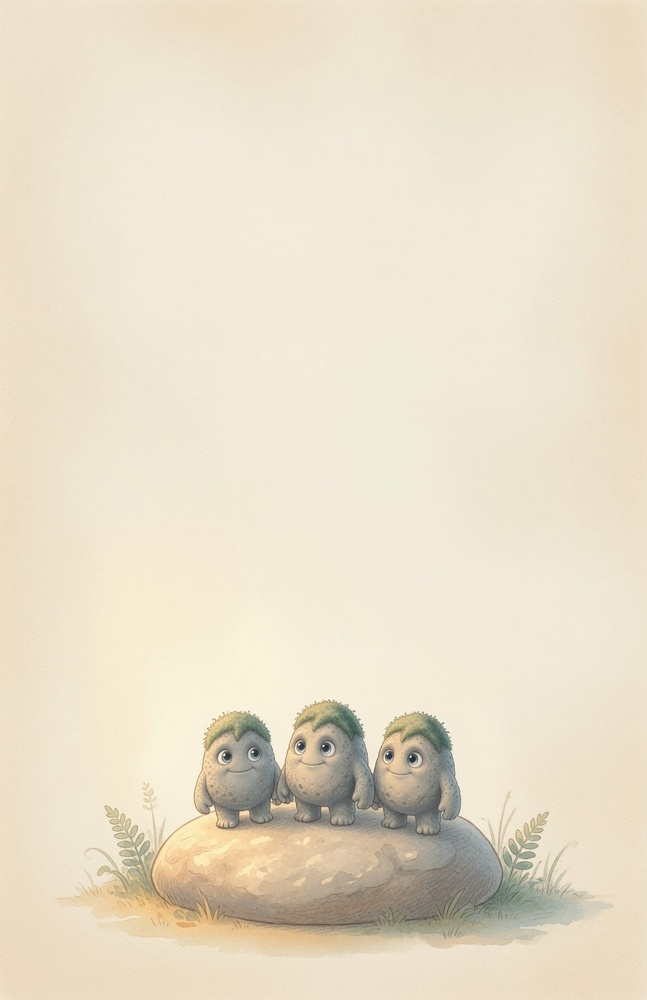
#> input picture images/dedication-grok-4d644bb0-0b15-4fa8-9b89-b78964cd7026.jpg, 647 x 1000 px, shrunk from 1650 x 2550 before the run
$ python translate_up.py 5 ../images/dedication-grok-4d644bb0-0b15-4fa8-9b89-b78964cd7026.jpg
#> lines starting #> are read from the running program, lines starting #| are printed output that depends on the picture
#!/usr/bin/env python3
"""Translate an image up by X pixels, filling the exposed bottom with its edge color.

Usage:
  python translate_up.py <pixels> <filename>
  python translate_up.py 40 ./images/page01.png

The source image is shifted upward by `pixels`, revealing a strip of that many
rows along the bottom. That strip is filled with the average color of the
original bottom row (most inputs are a single uniform color there). Various
input formats (jpg, png, tif, webp, bmp, etc.) are accepted; the result is
always written as a JPEG in the same directory with a "_tup" suffix
(e.g. page01.png -> page01_tup.jpg).
"""
import argparse
import os

from PIL import Image

DEFAULT_QUALITY = 92

IMAGE_EXTS = {".jpg", ".jpeg", ".png", ".tif", ".tiff", ".bmp", ".webp", ".gif"}


def average_bottom_color(im):
    """Return the integer-triplet mean color of the image's bottom row."""
    w, h = im.size
    bottom = im.crop((0, h - 1, w, h))
    if hasattr(bottom, "get_flattened_data"):
        pixels = list(bottom.get_flattened_data())
    else:  # Pillow < 12
        pixels = list(bottom.getdata())
    n = len(pixels)
    if n == 0:
        return (0, 0, 0)
    r = sum(p[0] for p in pixels) / n
    g = sum(p[1] for p in pixels) / n
    b = sum(p[2] for p in pixels) / n
    return (round(r), round(g), round(b))


def translate_up(src_path, pixels, quality):
    im = Image.open(src_path).convert("RGB")
    w, h = im.size

    if pixels <= 0:
        raise ValueError(f"pixels must be positive, got {pixels}")

    base = os.path.splitext(os.path.basename(src_path))[0]
    out_path = os.path.join(os.path.dirname(src_path), f"{base}_tup.jpg")

    if pixels >= h:
        fill = average_bottom_color(im)
        out = Image.new("RGB", (w, h), fill)
        out.save(out_path, "JPEG", quality=quality, optimize=True)
        return out_path, out.size

    fill = average_bottom_color(im)
    out = Image.new("RGB", (w, h), fill)
    top = im.crop((0, pixels, w, h))
    out.paste(top, (0, 0))
    out.save(out_path, "JPEG", quality=quality, optimize=True)
    return out_path, out.size


def main():
    parser = argparse.ArgumentParser(
        description="Translate an image up by X pixels, filling the bottom edge."
    )
    parser.add_argument("pixels", type=int, help="Number of pixels to shift up.")
    parser.add_argument("filename", help="Path to the source image.")
    parser.add_argument(
        "--quality",
        type=int,
        default=DEFAULT_QUALITY,
        help=f"JPEG quality (default {DEFAULT_QUALITY}).",
    )
    args = parser.parse_args()

    if not os.path.isfile(args.filename):
        parser.error(f"file not found: {args.filename}")

    ext = os.path.splitext(args.filename)[1].lower()
    if ext not in IMAGE_EXTS:
        parser.error(f"unsupported image type: {ext}")

    try:
        out_path, size = translate_up(args.filename, args.pixels, args.quality)
#> in translate_up, im is the input picture: PIL image 647x1000 RGB; mean R, G, B 232.1, 222, 201.8
#> in average_bottom_color, `pixels = list(bottom.getdata())`: pixels = 647 items, first 6: (240, 226, 200), (241, 227, 201), (242, 226, 201), (242, 226, 201), (242, 226, 201), (241, 225, 200)
#> in average_bottom_color, `n = len(pixels)`: n = 647
#> in average_bottom_color, `r = sum(p[0] for p in pixels) / n`: r = 237.4
#> in average_bottom_color, `g = sum(p[1] for p in pixels) / n`: g = 222.6
#> in average_bottom_color, `b = sum(p[2] for p in pixels) / n`: b = 198.8
#> in translate_up, `fill = average_bottom_color(im)`: fill = (237, 223, 199)
#> in translate_up, `out = Image.new("RGB", (w, h), fill)`:
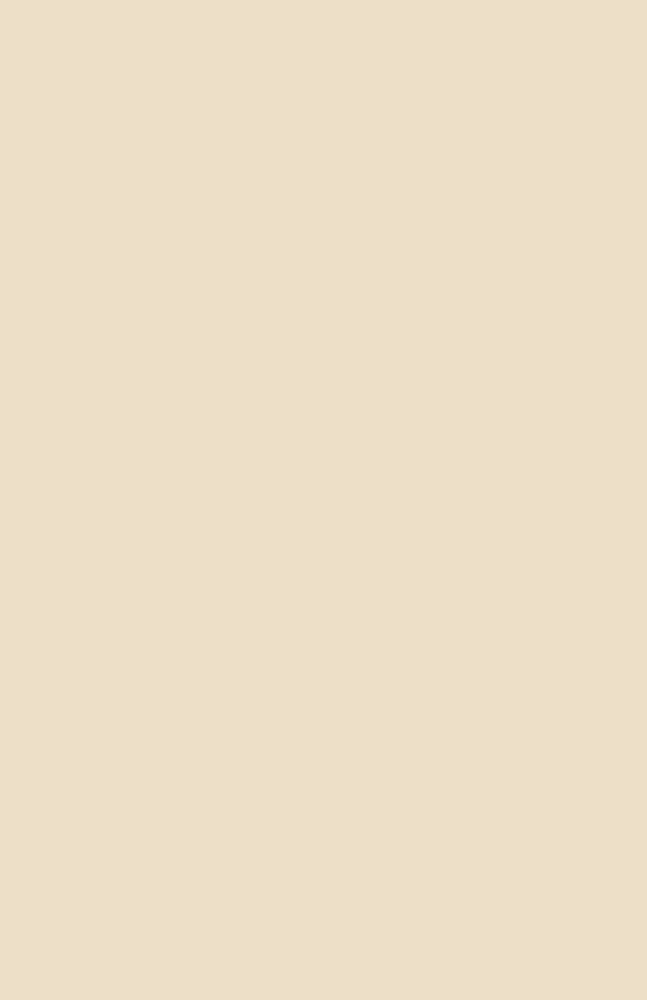
#> out: PIL image 647x1000 RGB; mean R, G, B 237, 223, 199
#> in translate_up, `out.paste(top, (0, 0))`:
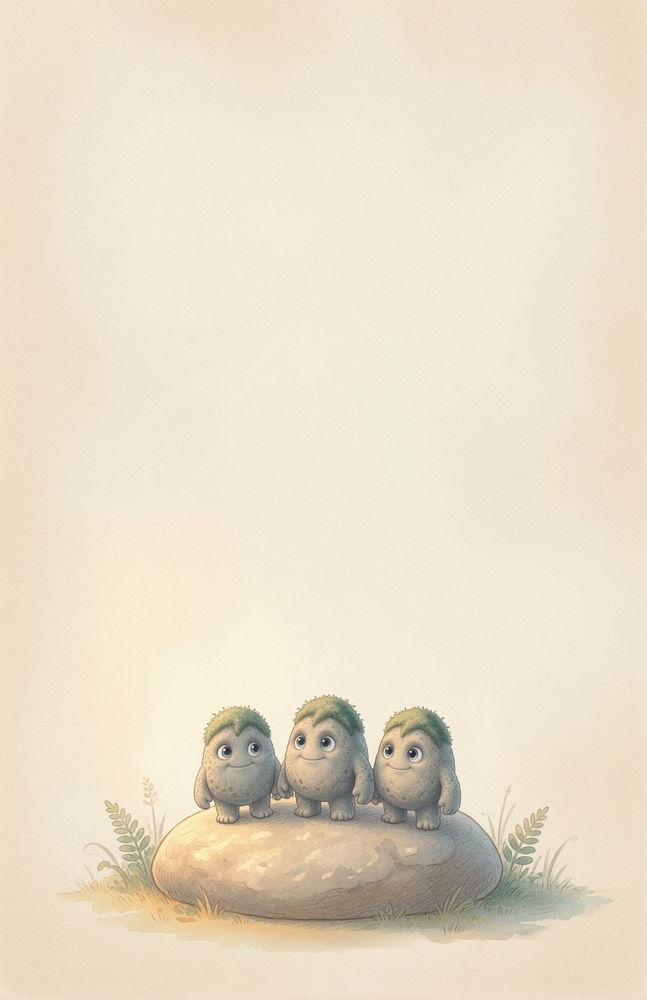
#> out: PIL image 647x1000 RGB; mean R, G, B 232.1, 222, 201.8
#> size = (647, 1000)
    except ValueError as e:
        parser.error(str(e))

    print(f"  wrote {out_path} ({size[0]}x{size[1]})")
#|   wrote ../images/dedication-grok-4d644bb0-0b15-4fa8-9b89-b78964cd7026_tup.jpg (647x1000)


if __name__ == "__main__":
    main()

$ run again, on images/page-11-grok-48e25567-dcf9-4d3c-bc0e-8ba593f47153.jpg
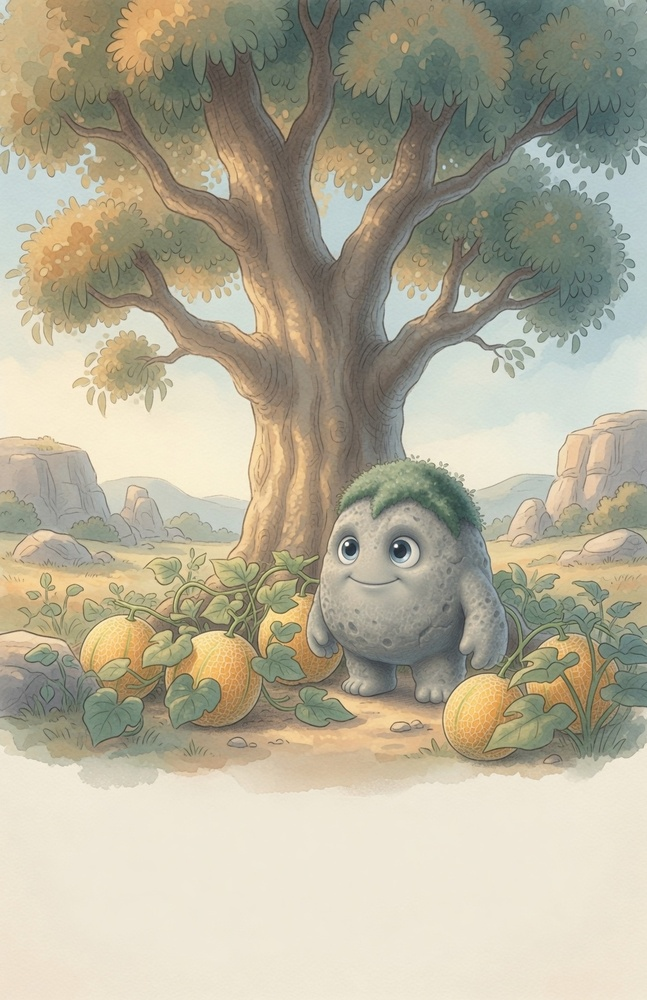
#> input picture images/page-11-grok-48e25567-dcf9-4d3c-bc0e-8ba593f47153.jpg, 647 x 1000 px, shrunk from 1650 x 2550 before the run
#> in translate_up, im is the input picture: PIL image 647x1000 RGB; mean R, G, B 179.5, 173.6, 152.5
#> pixels = 647 items, first 6: (239, 226, 207), (238, 225, 206), (238, 225, 206), (238, 225, 206), (239, 226, 207), (239, 226, 207)
#> n = 647
#> r = 239.9
#> g = 231.2
#> b = 212.9
#> fill = (240, 231, 213)
#> in translate_up, `top = im.crop((0, pixels, w, h))`:
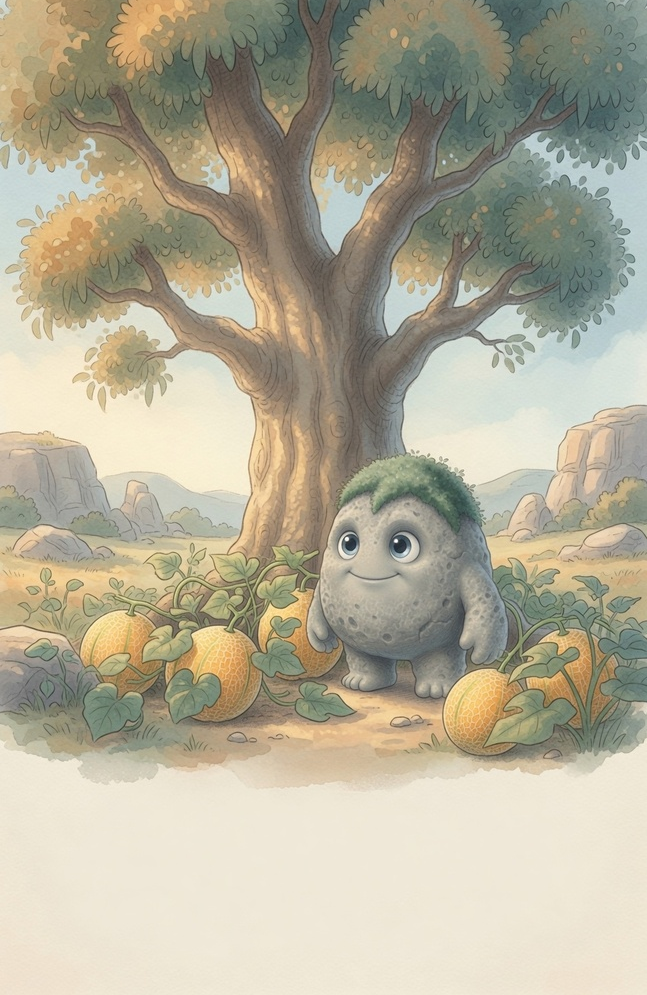
#> top: PIL image 647x995 RGB; mean R, G, B 179.7, 173.7, 152.7
#> in translate_up, `out.paste(top, (0, 0))`:
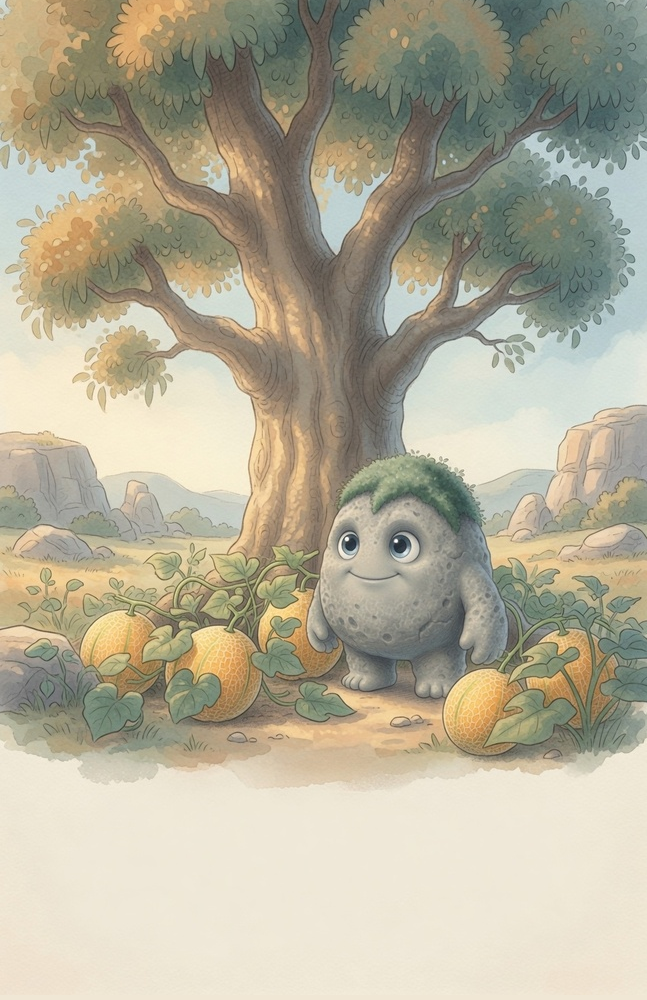
#> out: PIL image 647x1000 RGB; mean R, G, B 180, 174, 153
#|   wrote ../images/page-11-grok-48e25567-dcf9-4d3c-bc0e-8ba593f47153_tup.jpg (647x1000)

$ run again, on images/page-12-grok-835f3c58-81fd-4f81-9008-d3add76efeef.jpg
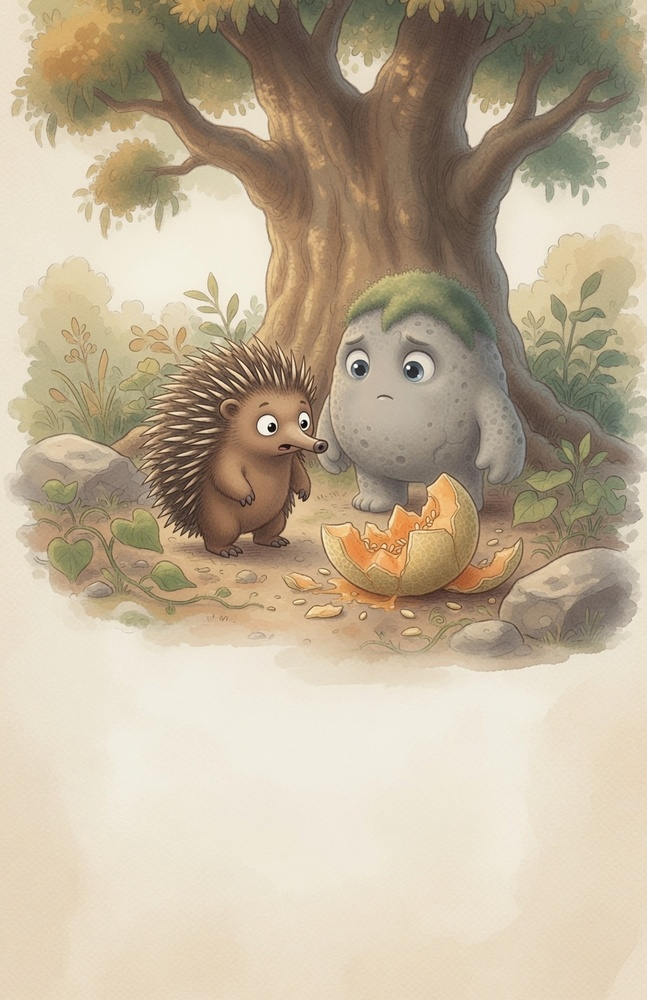
#> input picture images/page-12-grok-835f3c58-81fd-4f81-9008-d3add76efeef.jpg, 647 x 1000 px, shrunk from 1650 x 2550 before the run
#> in translate_up, im is the input picture: PIL image 647x1000 RGB; mean R, G, B 191.4, 176.6, 153
#> pixels = 647 items, first 6: (228, 212, 187), (228, 212, 187), (228, 212, 187), (229, 213, 188), (230, 214, 189), (230, 214, 189)
#> n = 647
#> r = 232.3
#> g = 216.7
#> b = 192.4
#> fill = (232, 217, 192)
#> in translate_up, `top = im.crop((0, pixels, w, h))`:
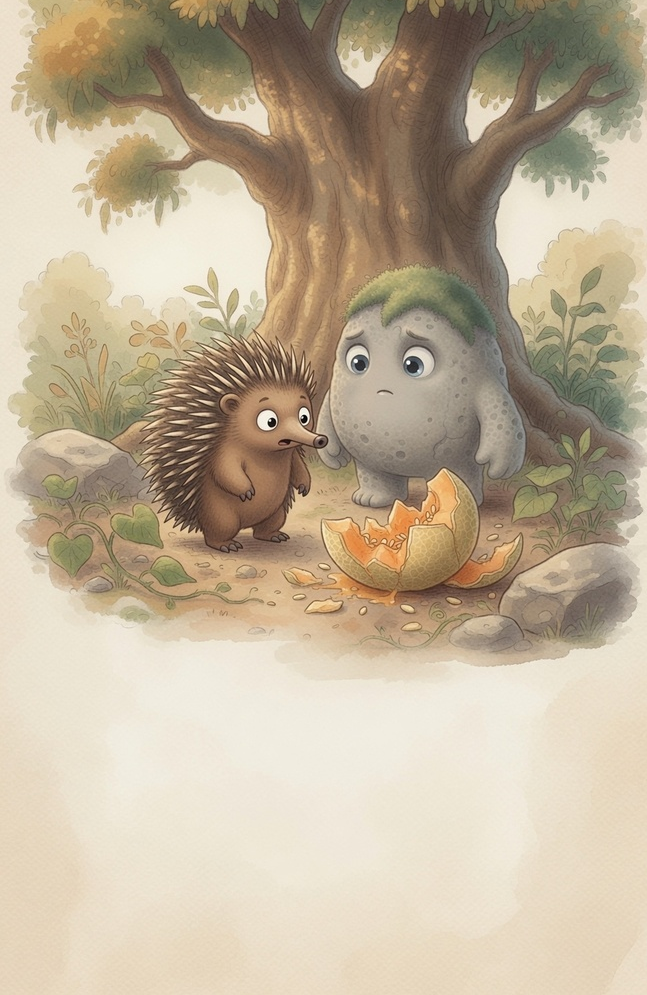
#> top: PIL image 647x995 RGB; mean R, G, B 191.7, 176.9, 153.2
#> in translate_up, `out.paste(top, (0, 0))`:
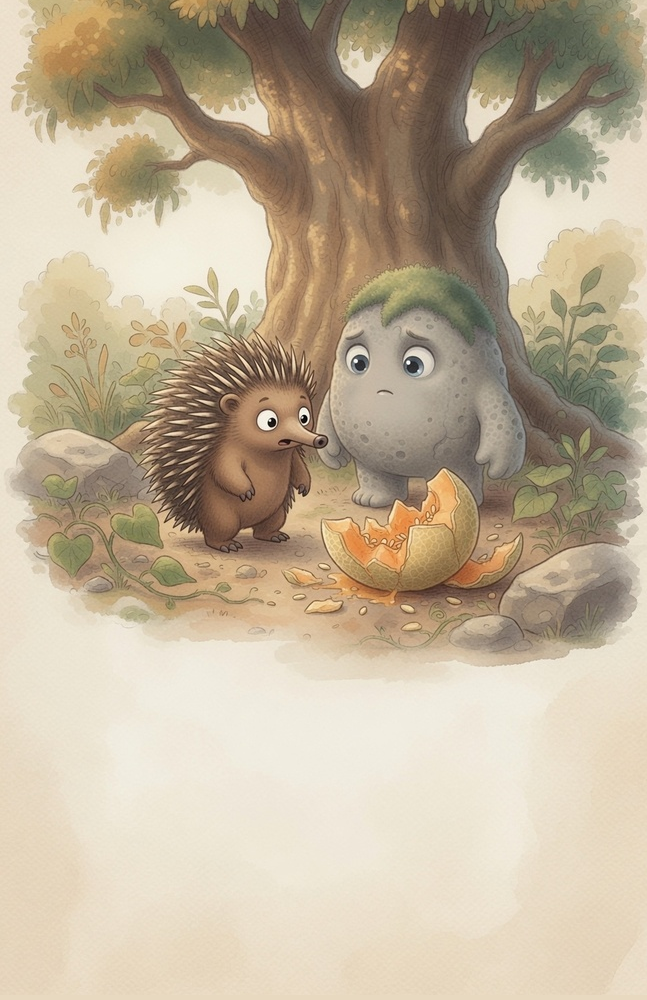
#> out: PIL image 647x1000 RGB; mean R, G, B 191.9, 177.1, 153.4
#|   wrote ../images/page-12-grok-835f3c58-81fd-4f81-9008-d3add76efeef_tup.jpg (647x1000)
